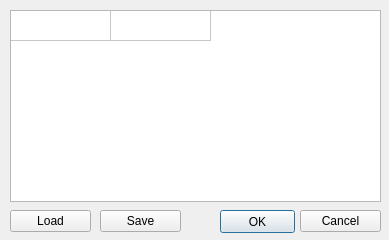
<?xml version="1.0" encoding="UTF-8"?>
<ui version="4.0">
 <class>PostWindow</class>
 <widget class="QDialog" name="PostWindow">
  <property name="geometry">
   <rect>
    <x>0</x>
    <y>0</y>
    <width>389</width>
    <height>240</height>
   </rect>
  </property>
  <property name="windowTitle">
   <string>Set POST variables</string>
  </property>
  <widget class="QTableWidget" name="tableWidget">
   <property name="geometry">
    <rect>
     <x>10</x>
     <y>10</y>
     <width>371</width>
     <height>192</height>
    </rect>
   </property>
   <property name="rowCount">
    <number>1</number>
   </property>
   <property name="columnCount">
    <number>2</number>
   </property>
   <attribute name="horizontalHeaderVisible">
    <bool>false</bool>
   </attribute>
   <attribute name="verticalHeaderVisible">
    <bool>false</bool>
   </attribute>
   <row/>
   <column/>
   <column/>
  </widget>
  <widget class="QPushButton" name="btnOK">
   <property name="geometry">
    <rect>
     <x>220</x>
     <y>210</y>
     <width>75</width>
     <height>23</height>
    </rect>
   </property>
   <property name="text">
    <string>OK</string>
   </property>
  </widget>
  <widget class="QPushButton" name="btnCancel">
   <property name="geometry">
    <rect>
     <x>300</x>
     <y>210</y>
     <width>81</width>
     <height>22</height>
    </rect>
   </property>
   <property name="text">
    <string>Cancel</string>
   </property>
  </widget>
  <widget class="QPushButton" name="btnLoad">
   <property name="geometry">
    <rect>
     <x>10</x>
     <y>210</y>
     <width>81</width>
     <height>22</height>
    </rect>
   </property>
   <property name="text">
    <string>Load</string>
   </property>
  </widget>
  <widget class="QPushButton" name="btnSave">
   <property name="geometry">
    <rect>
     <x>100</x>
     <y>210</y>
     <width>81</width>
     <height>22</height>
    </rect>
   </property>
   <property name="text">
    <string>Save</string>
   </property>
  </widget>
 </widget>
 <resources/>
 <connections/>
</ui>
